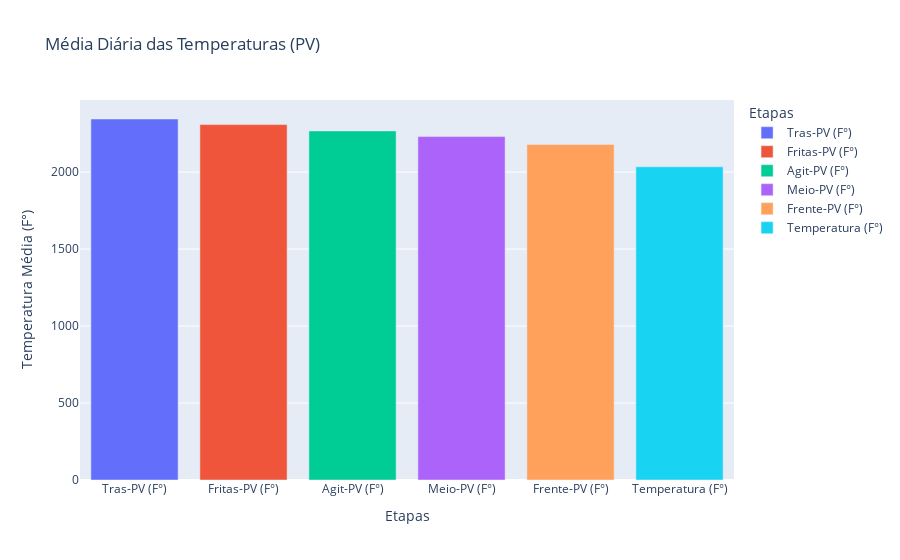

Notebook source saved alongside this figure:
### Markdown cell above
### Médias diárias das temperaturas por cada etapa

### Code cell
media_diaria_temperaturas = df_valores_mensais[['Tras-PV (F°)', 'Fritas-PV (F°)', 'Agit-PV (F°)', 
                                                'Meio-PV (F°)', 'Frente-PV (F°)', 'Temperatura (F°)']].mean()

df_temperaturas = media_diaria_temperaturas.reset_index()
df_temperaturas.columns = ['Etapa', 'Temperatura Média (F°)']

fig_temperaturas_diarias = px.bar(
    df_temperaturas, 
    x='Etapa', 
    y='Temperatura Média (F°)', 
    title="Média Diária das Temperaturas (PV)",
    labels={'Etapa': 'Etapas', 'Temperatura Média (F°)': 'Temperatura Média (F°)'},
    color='Etapa' 
)

fig_temperaturas_diarias.show()

### Figure 1 — Plotly figure (JSON) as saved in the notebook; plotly's stock layout.template omitted (floating-point values rounded to 4 significant figures)
{"data": [{"alignmentgroup": "True", "hovertemplate": "Etapas=%{x}<br>Temperatura Média (F°)=%{y}<extra></extra>", "legendgroup": "Tras-PV (F°)", "marker": {"color": "#636efa", "pattern": {"shape": ""}}, "name": "Tras-PV (F°)", "offsetgroup": "Tras-PV (F°)", "orientation": "v", "showlegend": true, "textposition": "auto", "type": "bar", "x": ["Tras-PV (F°)"], "xaxis": "x", "y": [2345.0], "yaxis": "y"}, {"alignmentgroup": "True", "hovertemplate": "Etapas=%{x}<br>Temperatura Média (F°)=%{y}<extra></extra>", "legendgroup": "Fritas-PV (F°)", "marker": {"color": "#EF553B", "pattern": {"shape": ""}}, "name": "Fritas-PV (F°)", "offsetgroup": "Fritas-PV (F°)", "orientation": "v", "showlegend": true, "textposition": "auto", "type": "bar", "x": ["Fritas-PV (F°)"], "xaxis": "x", "y": [2308.0], "yaxis": "y"}, {"alignmentgroup": "True", "hovertemplate": "Etapas=%{x}<br>Temperatura Média (F°)=%{y}<extra></extra>", "legendgroup": "Agit-PV (F°)", "marker": {"color": "#00cc96", "pattern": {"shape": ""}}, "name": "Agit-PV (F°)", "offsetgroup": "Agit-PV (F°)", "orientation": "v", "showlegend": true, "textposition": "auto", "type": "bar", "x": ["Agit-PV (F°)"], "xaxis": "x", "y": [2267.0], "yaxis": "y"}, {"alignmentgroup": "True", "hovertemplate": "Etapas=%{x}<br>Temperatura Média (F°)=%{y}<extra></extra>", "legendgroup": "Meio-PV (F°)", "marker": {"color": "#ab63fa", "pattern": {"shape": ""}}, "name": "Meio-PV (F°)", "offsetgroup": "Meio-PV (F°)", "orientation": "v", "showlegend": true, "textposition": "auto", "type": "bar", "x": ["Meio-PV (F°)"], "xaxis": "x", "y": [2231.0], "yaxis": "y"}, {"alignmentgroup": "True", "hovertemplate": "Etapas=%{x}<br>Temperatura Média (F°)=%{y}<extra></extra>", "legendgroup": "Frente-PV (F°)", "marker": {"color": "#FFA15A", "pattern": {"shape": ""}}, "name": "Frente-PV (F°)", "offsetgroup": "Frente-PV (F°)", "orientation": "v", "showlegend": true, "textposition": "auto", "type": "bar", "x": ["Frente-PV (F°)"], "xaxis": "x", "y": [2180.0], "yaxis": "y"}, {"alignmentgroup": "True", "hovertemplate": "Etapas=%{x}<br>Temperatura Média (F°)=%{y}<extra></extra>", "legendgroup": "Temperatura (F°)", "marker": {"color": "#19d3f3", "pattern": {"shape": ""}}, "name": "Temperatura (F°)", "offsetgroup": "Temperatura (F°)", "orientation": "v", "showlegend": true, "textposition": "auto", "type": "bar", "x": ["Temperatura (F°)"], "xaxis": "x", "y": [2034.0], "yaxis": "y"}], "layout": {"barmode": "relative", "legend": {"title": {"text": "Etapas"}, "tracegroupgap": 0}, "title": {"text": "Média Diária das Temperaturas (PV)"}, "xaxis": {"anchor": "y", "categoryarray": ["Tras-PV (F°)", "Fritas-PV (F°)", "Agit-PV (F°)", "Meio-PV (F°)", "Frente-PV (F°)", "Temperatura (F°)"], "categoryorder": "array", "domain": [0, 1], "title": {"text": "Etapas"}}, "yaxis": {"anchor": "x", "domain": [0, 1], "title": {"text": "Temperatura Média (F°)"}}}}
